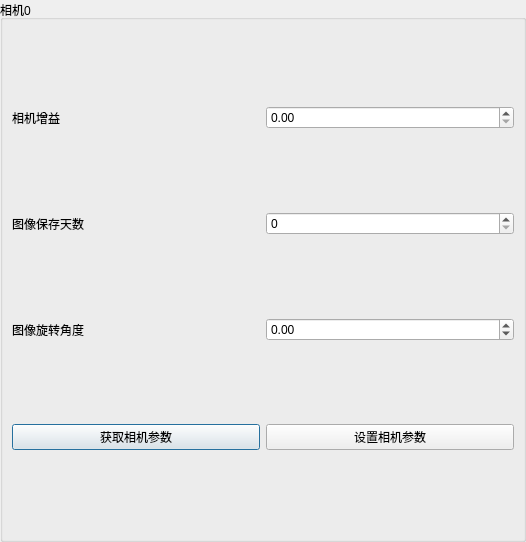
<?xml version="1.0" encoding="UTF-8"?>
<ui version="4.0">
 <class>CameraParamDialog</class>
 <widget class="QDialog" name="CameraParamDialog">
  <property name="geometry">
   <rect>
    <x>0</x>
    <y>0</y>
    <width>526</width>
    <height>542</height>
   </rect>
  </property>
  <property name="windowTitle">
   <string>CameraParamDialog</string>
  </property>
  <layout class="QHBoxLayout" name="horizontalLayout">
   <property name="spacing">
    <number>0</number>
   </property>
   <property name="leftMargin">
    <number>0</number>
   </property>
   <property name="topMargin">
    <number>0</number>
   </property>
   <property name="rightMargin">
    <number>0</number>
   </property>
   <property name="bottomMargin">
    <number>0</number>
   </property>
   <item>
    <widget class="QGroupBox" name="groupBox">
     <property name="title">
      <string>相机0</string>
     </property>
     <layout class="QGridLayout" name="gridLayout">
      <item row="0" column="0">
       <widget class="QLabel" name="label">
        <property name="text">
         <string>相机增益</string>
        </property>
       </widget>
      </item>
      <item row="0" column="1">
       <widget class="QDoubleSpinBox" name="doubleSpinBox_cameraGain">
        <property name="maximum">
         <double>1000000.000000000000000</double>
        </property>
       </widget>
      </item>
      <item row="1" column="0">
       <widget class="QLabel" name="label_6">
        <property name="text">
         <string>图像保存天数</string>
        </property>
       </widget>
      </item>
      <item row="1" column="1">
       <widget class="QSpinBox" name="spinBox_imageSaveDay"/>
      </item>
      <item row="2" column="0">
       <widget class="QLabel" name="label_7">
        <property name="text">
         <string>图像旋转角度</string>
        </property>
       </widget>
      </item>
      <item row="2" column="1">
       <widget class="QDoubleSpinBox" name="doubleSpinBox_imageRotaAngle">
        <property name="minimum">
         <double>-360.000000000000000</double>
        </property>
        <property name="maximum">
         <double>360.000000000000000</double>
        </property>
       </widget>
      </item>
      <item row="3" column="0">
       <widget class="QPushButton" name="pushButton_getCameraParam">
        <property name="text">
         <string>获取相机参数</string>
        </property>
       </widget>
      </item>
      <item row="3" column="1">
       <widget class="QPushButton" name="pushButton_setCameraParam">
        <property name="text">
         <string>设置相机参数</string>
        </property>
       </widget>
      </item>
     </layout>
    </widget>
   </item>
  </layout>
 </widget>
 <resources/>
 <connections/>
</ui>
